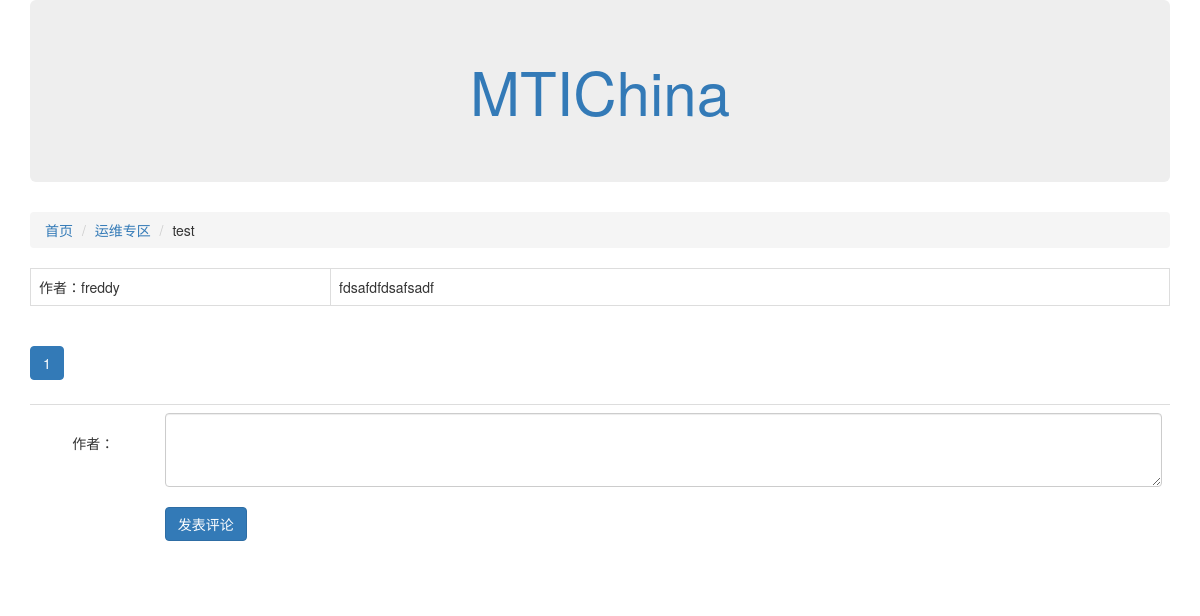
The page /article/detail/25 on the database as committed earlier.
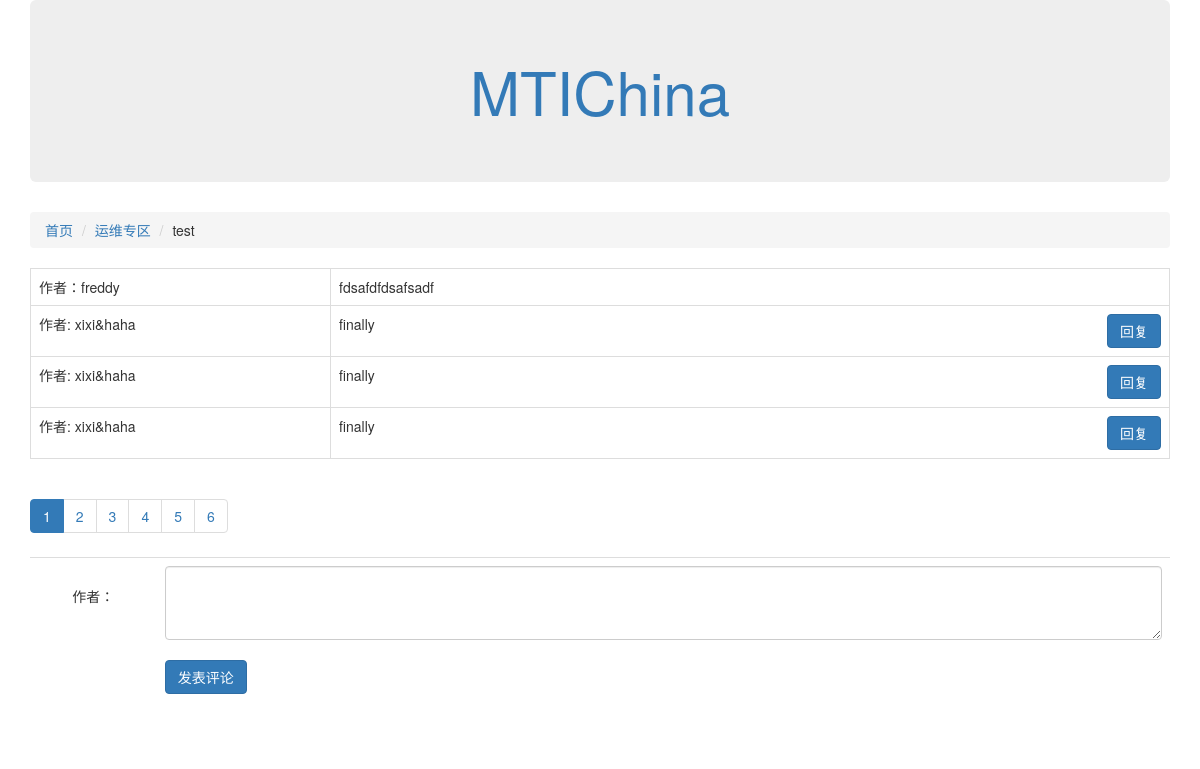
The same page on the database as committed later.
### comment/models.py (models this page shows, shortened)
class Comment(models.Model):
    owner = models.ForeignKey(User, verbose_name="评论作者")
    article = models.ForeignKey(Article, verbose_name="所评论文章")
    content = models.CharField("评论内容",max_length=10000)
    status = models.IntegerField("状态",
                                 choices=((0, "正常"), (-1, "删除")), default=0)
    create_timestamp = models.DateTimeField("评论创建时间", auto_now_add=True)
    last_update_timestamp = models.DateTimeField("评论更新时刻", auto_now=True)
    to_comment = models.ForeignKey("self", null=True, blank=True, verbose_name="回复评论的功能")
    class Meta:
        verbose_name = "评论"
        verbose_name_plural = "评论"

### article/views.py (the view)
# urls.py: url(r'^detail/(?P<article_id>\d+)', article_detail),
def article_detail(request, article_id):
    article = Article.objects.get(id=article_id)
    all_comments = Comment.objects.filter(article=article)
    page_no = int(request.GET.get("page_no", "1"))
    comments, pagination_data = paginate_queryset(all_comments,page_no,cnt_per_page=3)
    return render(request, "article_detail.html", {"article_detail": article,
                                                   "pagination_data": pagination_data,
                                                   "comments":comments})

### block/models.py (called while the page is built)
    def __str__(self):
        return self.name

### article/templates/article_detail.html (shortened to what this page needs)
{% extends "base.html" %}
{% block content %}
<div class="col-xs-12 col-md-12">
    <ol class="breadcrumb">
        <li><a href="/">首页</a></li>
        <li><a href="/article/list/{{article_detail.block.id}}">{{article_detail.block}}</a></li>
        <li>{{article_detail.title}}</li>
    </ol>
</div>
<div class="col-xs-12 col-md-12">
    <table class="table table-bordered">
        <tbody>
        <tr>
            <td style="width:300px">作者：{{article_detail.owner}}</td>
            <td>{{article_detail.content}}</td>
        </tr>
        {% for comment in comments %}
        <tr>
            <td style="width: 300px;">
                作者: {{ comment.owner.username }}
            </td>
            <td>
                {{comment.content|linebreaksbr}}
                <a href="#replyRegion" data-id="{{comment.id}}" class="replyBtn btn btn-primary pull-right">回复</a>
                {% endfor %}
            </td>
        </tr>
        </tbody>
    </table>
</div>
{% include "pagination.html" %}
<div class="col-xs-12 col-md-12">
    <table id="replyRegion" class="table mainTable">
        <tr>
            <td class="author">
                <br/>
                <center>作者：{{ user.username }}</center>
            </td>
            <td class="content">
                <textarea class="form-control" id="commentContent" rows="3"></textarea>
                <br/>
                <button class="btn btn-primary" id="commentBtn">发表评论</button>
                <br/>
                <br/>
            </td>
        </tr>
    </table>
</div>
{% endblock %}

Rows that differ between the two databases and show on the page:
added Comment: owner.username "xixi&haha", content "finally"
added Comment: owner.username "xixi&haha", content "finally"
added Comment: owner.username "xixi&haha", content "finally"
Other text that changed with them:
new list line: "2"
new list line: "3"
new list line: "4"
new list line: "5"
new list line: "6"
